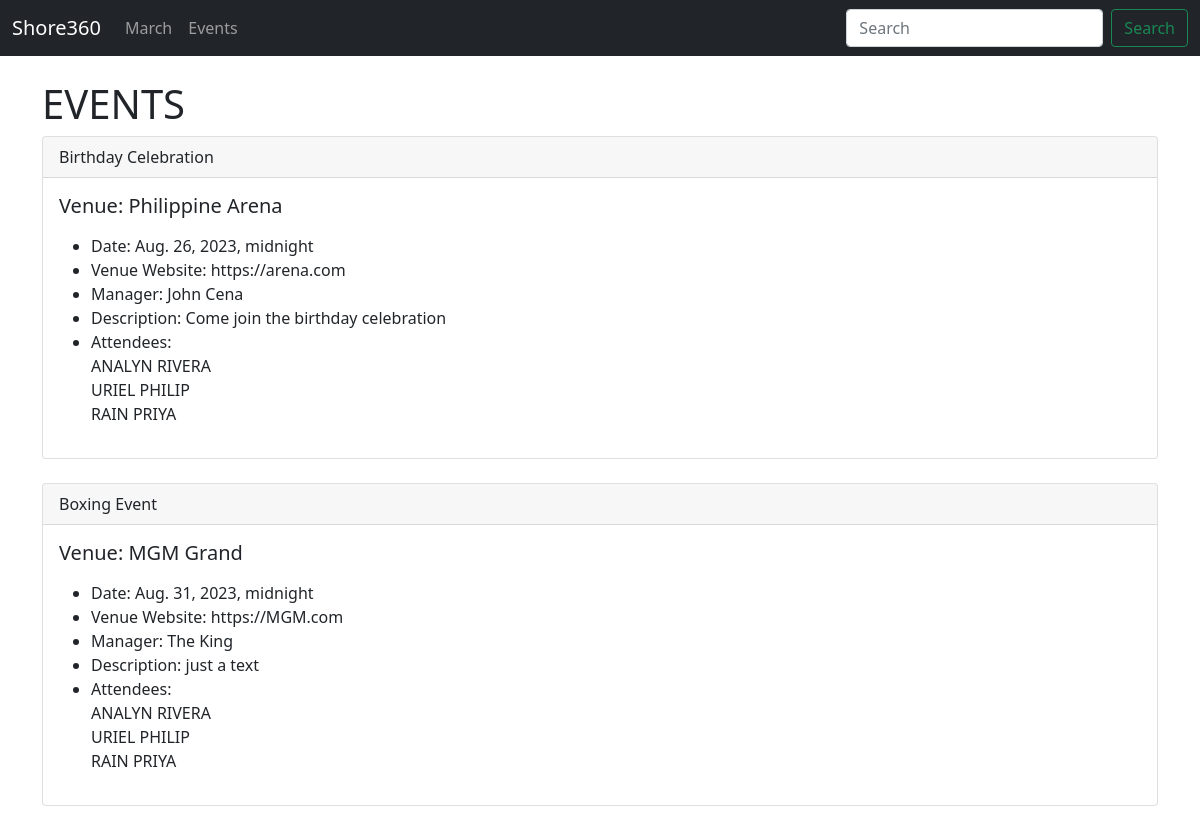
Screenshot of /events/ with the database file from the repository.
### events/models.py (models this page shows)
class Event(models.Model):
    name = models.CharField('Event Name', max_length=120)
    event_date = models.DateTimeField('Event Date')
    venue = models.ForeignKey(Venue, blank = True, null=True, on_delete=models.CASCADE)
    manager = models.CharField(max_length=120)
    description = models.TextField(blank=True)
    attendees = models.ManyToManyField(MyClubUser, blank=True)
    def __str__(self):
        return self.name

class Venue(models.Model):
    name = models.CharField('Venue Name', max_length=120)
    address = models.CharField(max_length=300)
    zip_code = models.CharField('Zip Code', max_length=20)
    phone = models.CharField('Contact Phone',max_length=20, blank=True)
    web = models.URLField('Website Address', blank=True)
    email_address = models.EmailField('Email Address', blank=True)
    def __str__(self):
        return self.name

class MyClubUser(models.Model):
    first_name = models.CharField(max_length=30)
    last_name = models.CharField(max_length=30)
    email = models.EmailField('User Email')
    def __str__(self):
        return self.first_name + ' ' + self.last_name

### events/views.py (the view)
# urls.py: path('events/', views.all_events, name="list-events"),
def all_events(request):
	event_list = Event.objects.all()
	return render(request,'events/event_list.html',
	       {'event_list': event_list})

### events/templates/events/event_list.html
{% extends 'events/base.html' %}
{% block content %}
    <h1>EVENTS</h1>
        {% for event in event_list %}
        <div class="card">
            <div class="card-header">
                {{ event }}
            </div>
            <div class="card-body">
              <h5 class="card-title">
                Venue:   {{ event.venue }}
              </h5>
              <p class="card-text">
                <ul>
                    <li>Date:   {{ event.event_date }}  </li>
                    <li>Venue Website:   {{ event.venue.web }}  </li>
                    <li>Manager:   {{ event.manager }}  </li>
                    <li>Description:   {{ event.description }}  </li>
                    <li>Attendees: <br/>
                        {% for user in event.attendees.all %}
                            {{ user }} <br/>
                        {% endfor %}
                    </li>
                </ul>
              </p>
            </div>
          </div>
          <br/>
        {% endfor %}
{% endblock %}

### rows the page displays
Event: name "Birthday Celebration", venue "Philippine Arena", event_date "Aug. 26, 2023, midnight", venue.web "https://arena.com", manager "John Cena", description "Come join the birthday celebration"
MyClubUser: first_name+last_name "ANALYN RIVERA"
MyClubUser: first_name+last_name "URIEL PHILIP"
MyClubUser: first_name+last_name "RAIN PRIYA"
Event: name "Boxing Event", venue "MGM Grand", event_date "Aug. 31, 2023, midnight", venue.web "https://MGM.com", manager "The King", description "just a text"
